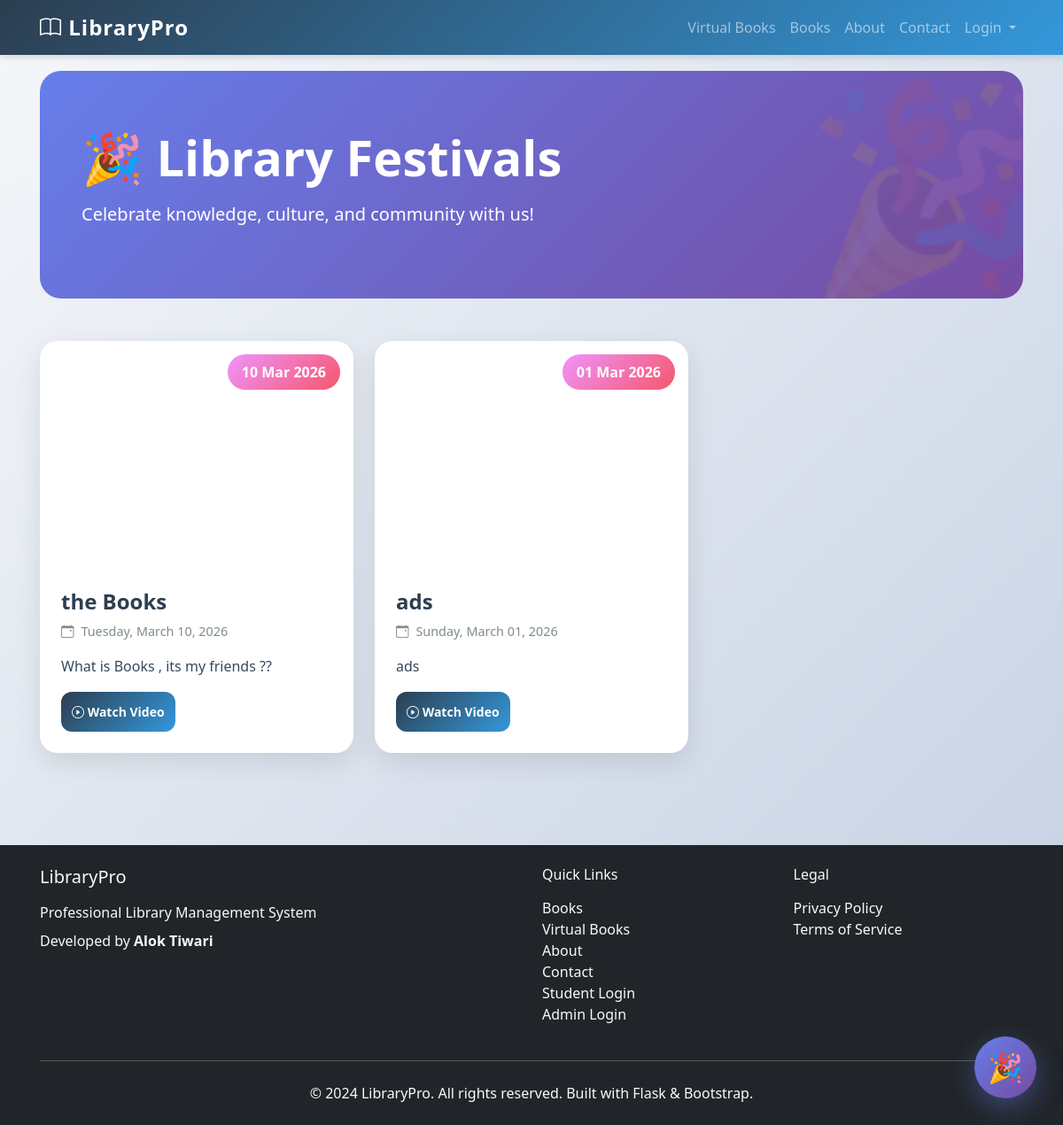
Page /festivals on the committed database.
### app/models.py (models this page shows, shortened)
class Festival(db.Model):
    id = db.Column(db.Integer, primary_key=True)
    title = db.Column(db.String(200), nullable=False)
    description = db.Column(db.Text, nullable=True)
    date = db.Column(db.Date, nullable=False)
    image_path = db.Column(db.String(500), nullable=True)
    video_url = db.Column(db.String(500), nullable=True)
    video_path = db.Column(db.String(500), nullable=True)
    created_by = db.Column(db.Integer, db.ForeignKey('user.id'), nullable=False)
    created_at = db.Column(db.DateTime, nullable=False, default=datetime.utcnow)
    is_active = db.Column(db.Boolean, nullable=False, default=True)
    creator = db.relationship('User', foreign_keys=[created_by], backref='festivals')

### app/main/routes.py (the view)
@bp.route('/festivals')
def festivals():
    festivals = Festival.query.filter_by(is_active=True).order_by(Festival.date.desc()).all()
    return render_template('main/festivals.html', title='Library Festivals', festivals=festivals)

### app/templates/main/festivals.html (shortened to what this page needs)
{% extends "base.html" %}
{% block content %}
<link rel="stylesheet" href="{{ url_for('static', filename='css/festival.css') }}">
<div class="festival-hero">
    <div class="container">
        <h1 class="display-4 fw-bold mb-3">🎉 Library Festivals</h1>
        <p class="lead">Celebrate knowledge, culture, and community with us!</p>
    </div>
</div>
{% if festivals %}
<div class="row">
    {% for festival in festivals %}
    <div class="col-lg-4 col-md-6 mb-4">
        <div class="festival-card">
            <div class="festival-image-container">
                {% if festival.video_url %}
                {% set video_id = '' %}
                {% if 'youtube.com/watch' in festival.video_url %}
                    {% set video_id = festival.video_url.split('v=')[1].split('&')[0] %}
                {% elif 'youtu.be/' in festival.video_url %}
                    {% set video_id = festival.video_url.split('youtu.be/')[1].split('?')[0] %}
                {% elif 'youtube.com/shorts/' in festival.video_url %}
                    {% set video_id = festival.video_url.split('shorts/')[1].split('?')[0] %}
                {% endif %}
                {% if video_id %}
                <iframe class="festival-image"
                        src="https://www.youtube.com/embed/{{ video_id }}?autoplay=1&mute=1&loop=1&playlist={{ video_id }}"
                        frameborder="0"
                        allow="autoplay; encrypted-media"
                        style="pointer-events: none;">
                </iframe>
                {% endif %}
                {% elif festival.video_path %}
                <video class="festival-image" muted loop autoplay playsinline>
                    <source src="{{ festival.video_path }}" type="video/mp4">
                </video>
                {% elif festival.image_path %}
                <img src="{{ festival.image_path }}" alt="{{ festival.title }}" class="festival-image"
                     onclick="viewImage('{{ festival.image_path }}', '{{ festival.title }}')" style="cursor: pointer;">
                {% else %}
                <div class="festival-image" style="background: linear-gradient(135deg, #667eea 0%, #764ba2 100%); display: flex; align-items: center; justify-content: center; color: white; font-size: 4rem;">
                    🎊
                </div>
                {% endif %}
                <div class="festival-badge">{{ festival.date.strftime('%d %b %Y') }}</div>
            </div>
            <div class="festival-content">
                <h3 class="festival-title">{{ festival.title }}</h3>
                <div class="festival-date">
                    <i class="bi bi-calendar-event"></i>
                    {{ festival.date.strftime('%A, %B %d, %Y') }}
                </div>
                <p class="festival-description">{{ festival.description }}</p>
                <div class="festival-actions">
                    {% if festival.video_url or festival.video_path %}
                    {% if festival.video_url %}
                    <button class="btn btn-primary btn-sm" onclick="openVideo('{{ festival.video_url }}', '{{ festival.title }}', 'url')">
                        <i class="bi bi-play-circle"></i> Watch Video
                    </button>
                    {% elif festival.video_path %}
                    <button class="btn btn-primary btn-sm" onclick="openVideo('{{ festival.video_path }}', '{{ festival.title }}', 'file')">
                        <i class="bi bi-play-circle"></i> Watch Video
                    </button>
                    {% endif %}
                    {% endif %}
                </div>
            </div>
        </div>
    </div>
    {% endfor %}
</div>
{% else %}
<div class="text-center py-5">
    <i class="bi bi-calendar-x" style="font-size: 4rem; color: #ccc;"></i>
    <h4 class="mt-3 text-muted">No festivals yet</h4>
    <p class="text-muted">Check back soon for upcoming celebrations!</p>
</div>
{% endif %}
<a href="{{ url_for('main.festivals') }}" class="festival-float-btn" title="Festivals">
    🎉
</a>
{% endblock %}

### app/static/css/style.css (style rules this page uses)
:root { --primary-color: #2c3e50; --secondary-color: #3498db; --accent-color: #e74c3c; --success-color: #27ae60; --warning-color: #f39c12; --light-bg: #f8f9fa; --card-shadow: 0 4px 6px rgba(0, 0, 0, 0.1); --hover-shadow: 0 8px 15px rgba(0, 0, 0, 0.2); --border-radius: 12px; }
body { font-family: 'Segoe UI', Tahoma, Geneva, Verdana, sans-serif; background: linear-gradient(135deg, #f5f7fa 0%, #c3cfe2 100%); min-height: 100vh; padding: 0; margin: 0; }
.container { padding-left: 15px; padding-right: 15px; }
.btn { border-radius: 8px; padding: 0.75rem 1.5rem; font-weight: 500; transition: all 0.3s ease; }
.btn-primary { background: linear-gradient(135deg, var(--primary-color) 0%, var(--secondary-color) 100%); border: none; }
.btn-primary { background: linear-gradient(135deg, var(--primary-color) 0%, var(--secondary-color) 100%); border: none; border-radius: 12px; padding: 0.75rem; font-weight: 600; transition: all 0.3s ease; }

### app/static/css/modern.css (style rules this page uses)
:root { --primary: #6366f1; --secondary: #8b5cf6; --success: #10b981; --danger: #ef4444; --warning: #f59e0b; --info: #3b82f6; --dark: #1f2937; --light: #f9fafb; }

### app/static/css/festival.css (style rules this page uses)
.festival-hero { background: linear-gradient(135deg, #667eea 0%, #764ba2 100%); padding: 4rem 2rem; border-radius: 24px; color: white; margin-bottom: 3rem; position: relative; overflow: hidden; }
.festival-hero::before { content: '🎉'; position: absolute; font-size: 15rem; opacity: 0.1; right: -50px; top: -50px; animation: float 6s ease-in-out infinite; }
.festival-card { background: white; border-radius: 20px; overflow: hidden; box-shadow: 0 10px 30px rgba(0,0,0,0.1); transition: all 0.4s cubic-bezier(0.4, 0, 0.2, 1); height: 100%; }
.festival-image { width: 100%; height: 250px; object-fit: cover; transition: transform 0.4s; }
.festival-image-container { overflow: hidden; position: relative; }
.festival-badge { position: absolute; top: 15px; right: 15px; background: linear-gradient(135deg, #f093fb 0%, #f5576c 100%); color: white; padding: 0.5rem 1rem; border-radius: 20px; font-weight: 600; animation: pulse 2s infinite; }
.festival-content { padding: 1.5rem; }
.festival-title { font-size: 1.5rem; font-weight: 700; color: #2c3e50; margin-bottom: 0.5rem; }
.festival-date { color: #7f8c8d; font-size: 0.9rem; margin-bottom: 1rem; display: flex; align-items: center; gap: 0.5rem; }
.festival-description { color: #34495e; line-height: 1.6; margin-bottom: 1rem; }
.festival-actions { display: flex; gap: 0.5rem; }
.festival-float-btn { position: fixed; bottom: 30px; right: 30px; width: 70px; height: 70px; background: linear-gradient(135deg, #667eea 0%, #764ba2 100%); border-radius: 50%; display: flex; align-items: center; justify-content: center; color: white; font-size: 2rem; box-shadow: 0 10px 30px rgba(102, 126, 234, 0.4); cursor: pointer; transition: all 0.3s; animation: bounce 2s infinite; z-index: 1000; text-decoration: none; }
.festival-card { animation: slideInUp 0.6s ease-out; }
.festival-card:nth-child(1) { animation-delay: 0.1s; }

### rows in the picture
Festival: date "10 Mar 2026", title "the Books", date "Tuesday, March 10, 2026", description "What is Books , its my friends ??"
Festival: date "01 Mar 2026", title "ads", date "Sunday, March 01, 2026", description "ads"
